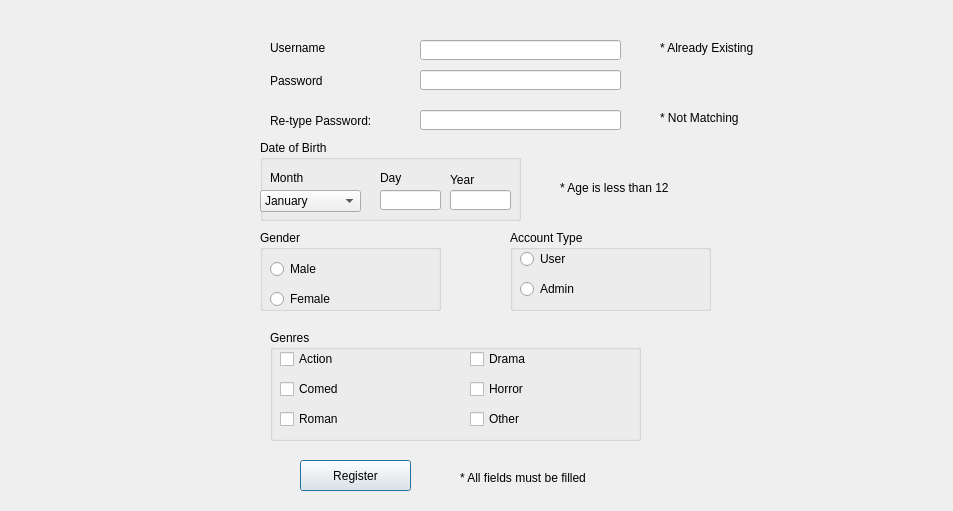
<?xml version="1.0" encoding="UTF-8"?>
<ui version="4.0">
 <class>RegisterWindow</class>
 <widget class="QDialog" name="RegisterWindow">
  <property name="geometry">
   <rect>
    <x>0</x>
    <y>0</y>
    <width>953</width>
    <height>511</height>
   </rect>
  </property>
  <property name="windowTitle">
   <string>Dialog</string>
  </property>
  <widget class="QPushButton" name="registerButton">
   <property name="geometry">
    <rect>
     <x>300</x>
     <y>460</y>
     <width>111</width>
     <height>31</height>
    </rect>
   </property>
   <property name="text">
    <string>Register</string>
   </property>
  </widget>
  <widget class="QLabel" name="labelUsername">
   <property name="geometry">
    <rect>
     <x>270</x>
     <y>40</y>
     <width>141</width>
     <height>16</height>
    </rect>
   </property>
   <property name="text">
    <string>Username</string>
   </property>
  </widget>
  <widget class="QLabel" name="labelPassword">
   <property name="geometry">
    <rect>
     <x>270</x>
     <y>70</y>
     <width>131</width>
     <height>21</height>
    </rect>
   </property>
   <property name="text">
    <string>Password</string>
   </property>
  </widget>
  <widget class="QLabel" name="labelRetypePassword">
   <property name="geometry">
    <rect>
     <x>270</x>
     <y>110</y>
     <width>121</width>
     <height>21</height>
    </rect>
   </property>
   <property name="text">
    <string>Re-type Password: </string>
   </property>
  </widget>
  <widget class="QLineEdit" name="lineEditUsername">
   <property name="geometry">
    <rect>
     <x>420</x>
     <y>40</y>
     <width>201</width>
     <height>20</height>
    </rect>
   </property>
  </widget>
  <widget class="QLineEdit" name="lineEditPassword">
   <property name="geometry">
    <rect>
     <x>420</x>
     <y>70</y>
     <width>201</width>
     <height>20</height>
    </rect>
   </property>
  </widget>
  <widget class="QLineEdit" name="lineEditRetypePassword">
   <property name="geometry">
    <rect>
     <x>420</x>
     <y>110</y>
     <width>201</width>
     <height>20</height>
    </rect>
   </property>
  </widget>
  <widget class="QGroupBox" name="monthGroupBox">
   <property name="geometry">
    <rect>
     <x>260</x>
     <y>140</y>
     <width>261</width>
     <height>81</height>
    </rect>
   </property>
   <property name="title">
    <string>Date of Birth</string>
   </property>
   <widget class="QComboBox" name="monthComboBox">
    <property name="geometry">
     <rect>
      <x>0</x>
      <y>50</y>
      <width>101</width>
      <height>22</height>
     </rect>
    </property>
    <item>
     <property name="text">
      <string>January</string>
     </property>
    </item>
    <item>
     <property name="text">
      <string>February</string>
     </property>
    </item>
    <item>
     <property name="text">
      <string>March</string>
     </property>
    </item>
    <item>
     <property name="text">
      <string>April</string>
     </property>
    </item>
    <item>
     <property name="text">
      <string>May</string>
     </property>
    </item>
    <item>
     <property name="text">
      <string>June</string>
     </property>
    </item>
    <item>
     <property name="text">
      <string>July</string>
     </property>
    </item>
    <item>
     <property name="text">
      <string>August</string>
     </property>
    </item>
    <item>
     <property name="text">
      <string>September</string>
     </property>
    </item>
    <item>
     <property name="text">
      <string>October</string>
     </property>
    </item>
    <item>
     <property name="text">
      <string>November</string>
     </property>
    </item>
    <item>
     <property name="text">
      <string>December</string>
     </property>
    </item>
   </widget>
   <widget class="QLineEdit" name="dayLineEdit">
    <property name="geometry">
     <rect>
      <x>120</x>
      <y>50</y>
      <width>61</width>
      <height>20</height>
     </rect>
    </property>
   </widget>
   <widget class="QLineEdit" name="yearLineEdit">
    <property name="geometry">
     <rect>
      <x>190</x>
      <y>50</y>
      <width>61</width>
      <height>20</height>
     </rect>
    </property>
   </widget>
   <widget class="QLabel" name="label">
    <property name="geometry">
     <rect>
      <x>10</x>
      <y>30</y>
      <width>81</width>
      <height>16</height>
     </rect>
    </property>
    <property name="text">
     <string>Month</string>
    </property>
   </widget>
   <widget class="QLabel" name="label_2">
    <property name="geometry">
     <rect>
      <x>120</x>
      <y>30</y>
      <width>61</width>
      <height>16</height>
     </rect>
    </property>
    <property name="text">
     <string>Day</string>
    </property>
   </widget>
   <widget class="QLabel" name="label_3">
    <property name="geometry">
     <rect>
      <x>190</x>
      <y>30</y>
      <width>61</width>
      <height>20</height>
     </rect>
    </property>
    <property name="text">
     <string>Year</string>
    </property>
   </widget>
  </widget>
  <widget class="QGroupBox" name="genderGroupBox">
   <property name="geometry">
    <rect>
     <x>260</x>
     <y>230</y>
     <width>181</width>
     <height>81</height>
    </rect>
   </property>
   <property name="title">
    <string>Gender</string>
   </property>
   <widget class="QRadioButton" name="maleRadioButton">
    <property name="geometry">
     <rect>
      <x>10</x>
      <y>30</y>
      <width>81</width>
      <height>18</height>
     </rect>
    </property>
    <property name="text">
     <string>Male</string>
    </property>
   </widget>
   <widget class="QRadioButton" name="femaleRadioButton">
    <property name="geometry">
     <rect>
      <x>10</x>
      <y>60</y>
      <width>69</width>
      <height>18</height>
     </rect>
    </property>
    <property name="text">
     <string>Female</string>
    </property>
   </widget>
  </widget>
  <widget class="QGroupBox" name="AccountTypeGroupBox">
   <property name="geometry">
    <rect>
     <x>510</x>
     <y>230</y>
     <width>201</width>
     <height>81</height>
    </rect>
   </property>
   <property name="title">
    <string>Account Type</string>
   </property>
   <widget class="QRadioButton" name="userRadioButton">
    <property name="geometry">
     <rect>
      <x>10</x>
      <y>20</y>
      <width>69</width>
      <height>18</height>
     </rect>
    </property>
    <property name="text">
     <string>User</string>
    </property>
   </widget>
   <widget class="QRadioButton" name="adminRadioButton">
    <property name="geometry">
     <rect>
      <x>10</x>
      <y>50</y>
      <width>69</width>
      <height>18</height>
     </rect>
    </property>
    <property name="text">
     <string>Admin</string>
    </property>
   </widget>
  </widget>
  <widget class="QGroupBox" name="genresGroupBox">
   <property name="geometry">
    <rect>
     <x>270</x>
     <y>330</y>
     <width>371</width>
     <height>111</height>
    </rect>
   </property>
   <property name="title">
    <string>Genres</string>
   </property>
   <widget class="QCheckBox" name="actionCheckBox">
    <property name="geometry">
     <rect>
      <x>10</x>
      <y>20</y>
      <width>58</width>
      <height>18</height>
     </rect>
    </property>
    <property name="text">
     <string>Action</string>
    </property>
   </widget>
   <widget class="QCheckBox" name="ComedyCheckBox">
    <property name="geometry">
     <rect>
      <x>10</x>
      <y>50</y>
      <width>58</width>
      <height>18</height>
     </rect>
    </property>
    <property name="text">
     <string>Comedy</string>
    </property>
   </widget>
   <widget class="QCheckBox" name="romanceCheckBox">
    <property name="geometry">
     <rect>
      <x>10</x>
      <y>80</y>
      <width>58</width>
      <height>18</height>
     </rect>
    </property>
    <property name="text">
     <string>Romance</string>
    </property>
   </widget>
   <widget class="QCheckBox" name="otherCheckBox">
    <property name="geometry">
     <rect>
      <x>200</x>
      <y>80</y>
      <width>58</width>
      <height>18</height>
     </rect>
    </property>
    <property name="text">
     <string>Other</string>
    </property>
   </widget>
   <widget class="QCheckBox" name="horrorCheckBox">
    <property name="geometry">
     <rect>
      <x>200</x>
      <y>50</y>
      <width>58</width>
      <height>18</height>
     </rect>
    </property>
    <property name="text">
     <string>Horror</string>
    </property>
   </widget>
   <widget class="QCheckBox" name="dramaCheckBox">
    <property name="geometry">
     <rect>
      <x>200</x>
      <y>20</y>
      <width>58</width>
      <height>18</height>
     </rect>
    </property>
    <property name="text">
     <string>Drama</string>
    </property>
   </widget>
  </widget>
  <widget class="QLabel" name="errorAlreadyExisting">
   <property name="geometry">
    <rect>
     <x>660</x>
     <y>40</y>
     <width>161</width>
     <height>16</height>
    </rect>
   </property>
   <property name="text">
    <string>* Already Existing</string>
   </property>
  </widget>
  <widget class="QLabel" name="errorAllFieldMustBeFilled">
   <property name="geometry">
    <rect>
     <x>460</x>
     <y>470</y>
     <width>161</width>
     <height>16</height>
    </rect>
   </property>
   <property name="text">
    <string>* All fields must be filled</string>
   </property>
  </widget>
  <widget class="QLabel" name="errorAgesLessThanTweve">
   <property name="geometry">
    <rect>
     <x>560</x>
     <y>180</y>
     <width>161</width>
     <height>16</height>
    </rect>
   </property>
   <property name="text">
    <string>* Age is less than 12</string>
   </property>
  </widget>
  <widget class="QLabel" name="errorNotMatching">
   <property name="geometry">
    <rect>
     <x>660</x>
     <y>110</y>
     <width>161</width>
     <height>16</height>
    </rect>
   </property>
   <property name="text">
    <string>* Not Matching</string>
   </property>
  </widget>
 </widget>
 <resources/>
 <connections/>
</ui>
